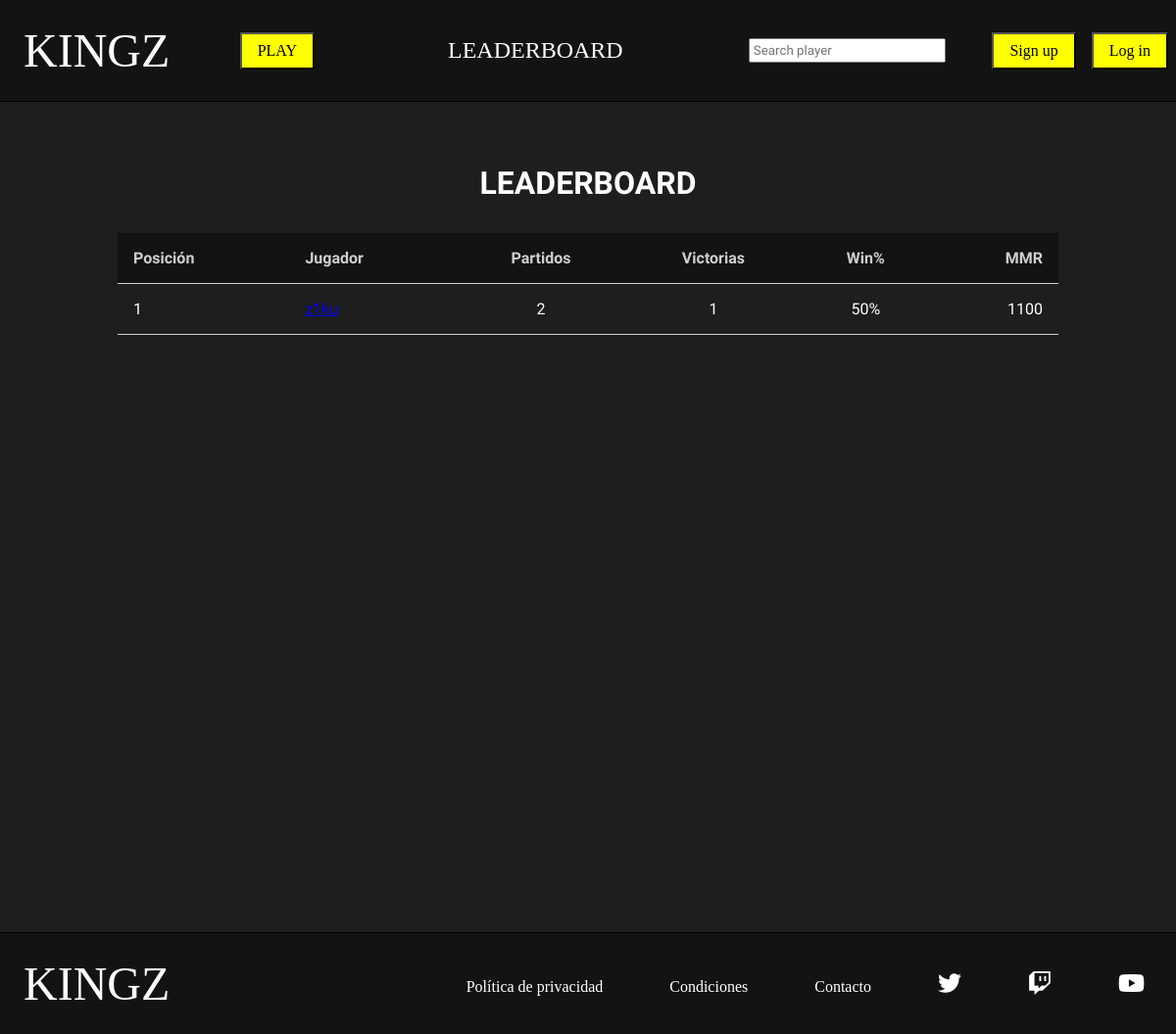
Page /php/leaderboard.php on the earlier database version.
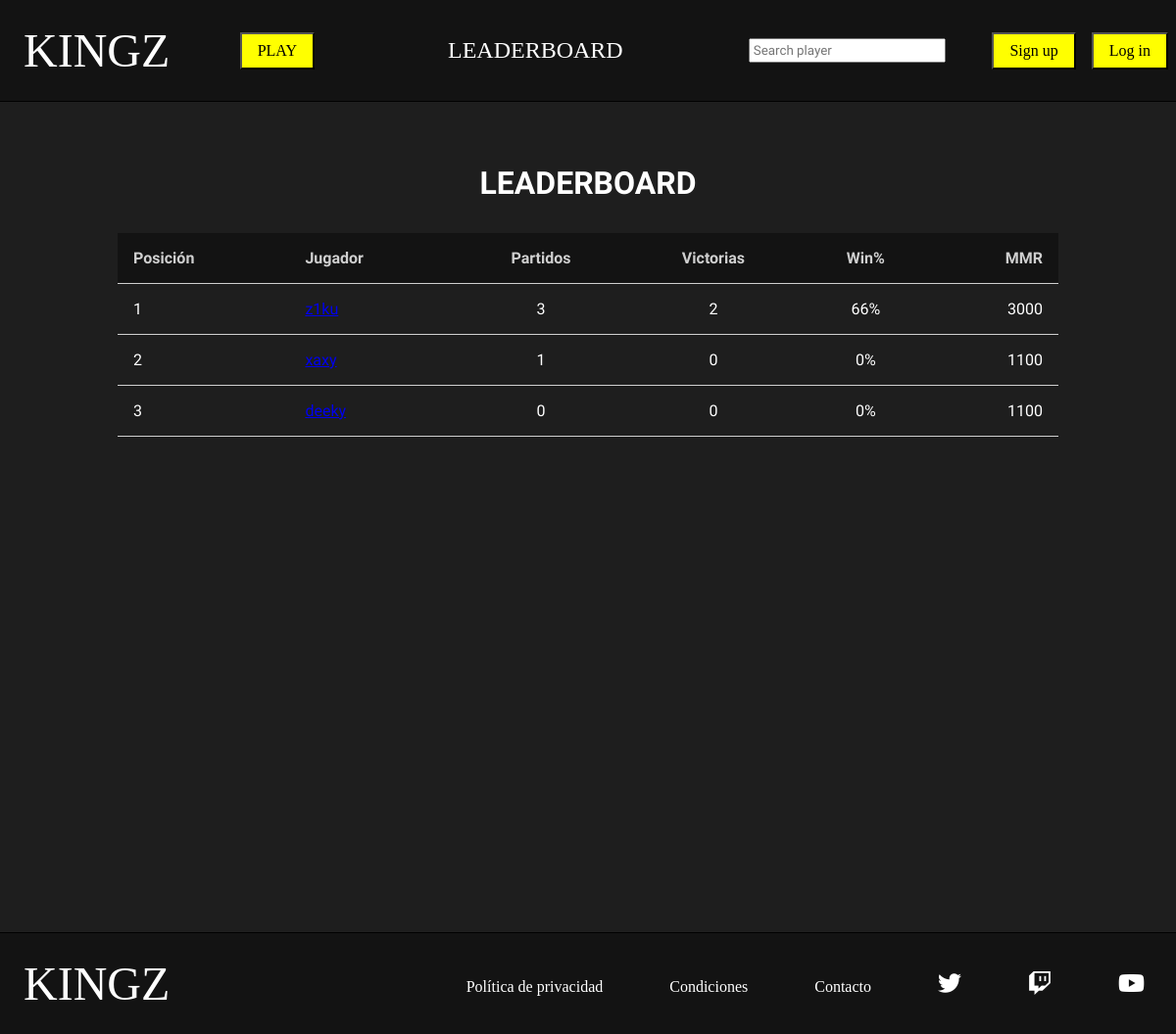
Same page on the later database version.
### tables this page shows
CREATE TABLE `usuario` (
  `id` bigint(20) UNSIGNED NOT NULL,
  `nick` varchar(20) NOT NULL,
  `pass` varchar(100) NOT NULL,
  `correo` varchar(50) DEFAULT NULL,
  `foto` varchar(50) DEFAULT NULL,
  `mmr` int(5) UNSIGNED DEFAULT NULL,
  `estado` tinyint(1) UNSIGNED DEFAULT NULL,
  `en_partida` tinyint(1) UNSIGNED DEFAULT NULL,
  `buscando` tinyint(1) UNSIGNED DEFAULT NULL
);

### php/leaderboard.php (the view, shortened to what this page needs)
<?php
    require_once "funciones.php";
?>
<!DOCTYPE html>
<html lang="en">
<head>
    <link rel="stylesheet" href="../css/estilos.css">
    <link rel="stylesheet" href="https://cdnjs.cloudflare.com/ajax/libs/font-awesome/6.2.0/css/all.min.css" />
</head>
<body>
    <?php
        if(isset($_SESSION['nick']) && isset($_SESSION['pass'])){
            $nick=$_SESSION['nick'];
            $pass=$_SESSION['pass'];
            $esAdmin=comprobarAdmin($nick,$pass);
            if($esAdmin){
                headerAdmin();
                $tipo_usu="admin";
            }else{
                headerPlayer();
                $tipo_usu="player";
            }
        }else{
            headerGuest();
        }
    ?>
    <main>
        <section id="leaderboard" class="seccion">
            <h1>LEADERBOARD</h1>
            <table>
                <thead>
                    <tr>
                        <th>Posición</th>
                        <th>Jugador</th>
                        <th>Partidos</th>
                        <th>Victorias</th>
                        <th>Win%</th>
                        <th>MMR</th>
                    </tr>
                </thead>
                <tbody>
                    <?php
                        $jugadores=obtener_clasificacion();
                        if($jugadores!=null){
                            for($i=0;$i<count($jugadores);$i++){
                                $rank=obtener_rank_jugador($jugadores[$i]['id']);
                                $partidas_totales=partidas_totales($jugadores[$i]['id']);
                                $partidas_ganadas=partidas_ganadas($jugadores[$i]['id']);
                                if($partidas_totales>0){
                                    $win_rate=($partidas_ganadas/$partidas_totales) * 100;
                                }else{
                                    $win_rate=0;
                                }
                                $win_truncado = intval($win_rate);
                                echo '<tr>
                                    <td>'.$rank.'</td>
                                    <td><a href="ver_perfil.php?id_player='.$jugadores[$i]['id'].'">'.$jugadores[$i]['nick'].'</a></td>
                                    <td>'.$partidas_totales.'</td>
                                    <td>'.$partidas_ganadas.'</td>
                                    <td>'.$win_truncado.'%</td>
                                    <td>'.$jugadores[$i]['mmr'].'</td>
                                </tr>';
                            }
                        }
                    ?>
                </tbody>
            </table>
        </section>
    </main>
    <?php
        footer();
    ?>
</body>
</html>

### php/funciones.php (shortened to what this page needs)
<?php
    function conectarServidor(){
        $con=new mysqli('localhost', 'root', '', 'kingz');
        $con->set_charset('utf8');
        return $con;
    }
    function partidas_totales($id){
        $con=conectarServidor();
        $sentencia="SELECT count(*) from participa,partida where id_partida=id and id_usuario=$id and partida.estado=1";
        $resultado=$con->query($sentencia);
        $fila=$resultado->fetch_array(MYSQLI_NUM);
        $num=$fila[0];
        return $num;
    }
    function partidas_ganadas($id){
        $con=conectarServidor();
        $sentencia="SELECT count(id_usuario) from participa,partida where id_partida=id and id_usuario=$id and partida.estado=1 and (
            (participa.equipo = 'A' and partida.resultado_a > partida.resultado_b) or (participa.equipo = 'B' and partida.resultado_b > partida.resultado_a)
        )";
        $resultado=$con->query($sentencia);
        $fila=$resultado->fetch_array(MYSQLI_NUM);
        $num=$fila[0];
        return $num;
    }
    function obtener_clasificacion(){
        $con=conectarServidor();
        $consulta = "SELECT id, nick, mmr,
                    (select count(*) from usuario where id <> 0 and (mmr > u.mmr or (mmr = u.mmr and id <= u.id))) as posicion
                    from usuario u
                    where id <> 0 and estado=1
                    order by mmr desc, id asc";
        $buscar=$con->query($consulta);
        if($buscar->num_rows>0){
            $i=0;
            while($fila_buscar=$buscar->fetch_array(MYSQLI_ASSOC)){
                $datos[$i]['id']=$fila_buscar['id'];
                $datos[$i]['nick']=$fila_buscar['nick'];
                $datos[$i]['mmr']=$fila_buscar['mmr'];
                $i++;
            }
        }else{
            $datos=null;
        }
        return $datos;
    }
    function obtener_rank_jugador($id){
        $con = conectarServidor();
        $consulta = "SELECT id, nick, mmr,
                    (select count(*) from usuario where id <> 0 and estado=1 and (mmr > u.mmr or (mmr = u.mmr and id <= u.id))) as posicion
                    from usuario u
                    where id = $id";
        $resultado=$con->query($consulta);
        if($resultado->num_rows > 0){
            $fila=$resultado->fetch_assoc();
            $rank=$fila['posicion'];
        } else {
            $rank=null;
        }
        return $rank;
    }
    function headerGuest(){
        echo '<header>
            <a href="../index.php" class="logo">KINGZ</a>
            <nav>
                <form action="play.php" method="post">
                    <input type="submit" id="btn-play" name="play" value="PLAY">
                </form>
                <a href="leaderboard.php">LEADERBOARD</a>
                <form action="buscar_perfil.php" method="post">
                    <input placeholder="Search player" id="buscar_perfil" name="buscador">
                </form>
            </nav>
            <div class="headerLogin">
                <form action="signup.php" method="post">
                    <input type="submit" id="btn-signin" name="signin" value="Sign up">
                </form>
                <form action="login.php" method="post">
                    <input type="submit" id="btn-login" name="login" value="Log in">
                </form>
            </div>
        </header>';
    }
    function footer(){
        echo '<footer>
            <a href="../index.php" class="logo">KINGZ</a>
            <div>
                <a href="#">Política de privacidad</a>
                <a href="#">Condiciones</a>
                <a href="#">Contacto</a>
                <a href="#"><i class="fa-brands fa-twitter"></i></a>
                <a href="#"><i class="fa-brands fa-twitch"></i></a>
                <a href="#"><i class="fa-brands fa-youtube"></i></a>
            </div>
        </footer>';
    }
?>

### css/estilos.css (style rules this page uses)
* { box-sizing: border-box; }
body { margin: 0%; background-color: #1e1e1e; font-family: 'Play', sans-serif; color: white; }
header { display: flex; align-items: center; justify-content: space-between; flex-wrap: wrap; background-color: #131313; border-bottom: 1px solid black; position: sticky; width: 100%; top: 0%; left: 0%; z-index: 999; font-family: "Jeju"; }
.logo { color: white; text-decoration: none; font-size: 3rem; margin: 1.5rem; }
header input[type=submit] { background-color: yellow; padding: 0.5rem 1rem; font-family: inherit; font-size: 1rem; margin: 0.5rem; }
nav { display: flex; align-items: center; justify-content: space-between; flex-wrap: wrap; }
nav a { color: white; text-decoration: none; font-size: 1.5rem; margin: 1.5rem 8rem; }
nav input { font-family: "Play"; padding: 0.2rem; }
.headerLogin { display: flex; }
.seccion { width: 80%; margin: 4rem auto; min-height: 90vh; }
.seccion h1 { font-size: 2rem; text-align: center; margin-bottom: 2rem; color: white; }
#leaderboard { display: flex; flex-direction: column; }
#leaderboard h1 { color: white; text-align: center; font-size: 2rem; margin-top: 0; }
#leaderboard table { border-collapse: collapse; color: white; }
#leaderboard tr { border-bottom: 1px solid #cfcfcf; }
#leaderboard td { padding: 1rem; }
#leaderboard th { color: #cfcfcf; background-color: #131313; padding: 1rem; }
#leaderboard tr>th:nth-child(1) { text-align: start; }
#leaderboard tr>th:nth-child(2) { text-align: start; }
#leaderboard tr>th:nth-child(6) { text-align: end; }
#leaderboard tr>td:nth-child(6) { text-align: end; }
#leaderboard tr>td:nth-child(3) { text-align: center; }
#leaderboard tr>td:nth-child(4) { text-align: center; }
#leaderboard tr>td:nth-child(5) { text-align: center; }
footer { display: flex; align-items: center; justify-content: space-between; flex-wrap: wrap; background-color: #131313; border-top: 1px solid black; font-family: "Jeju"; }
footer a { text-decoration: none; color: white; margin: 0rem 2rem; }
footer i { font-size: 1.5rem; }

Differences in the rows shown:
changed usuario id 1: partidas_totales "2" → "3"; id "1" → "2"; win_truncado "50" → "66"; mmr "1100" → "3000"
added usuario: id "2", partidas_totales "1", partidas_ganadas "0", win_truncado "0", mmr "1100"
added usuario: id "3", partidas_totales "0", partidas_ganadas "0", win_truncado "0", mmr "1100"
